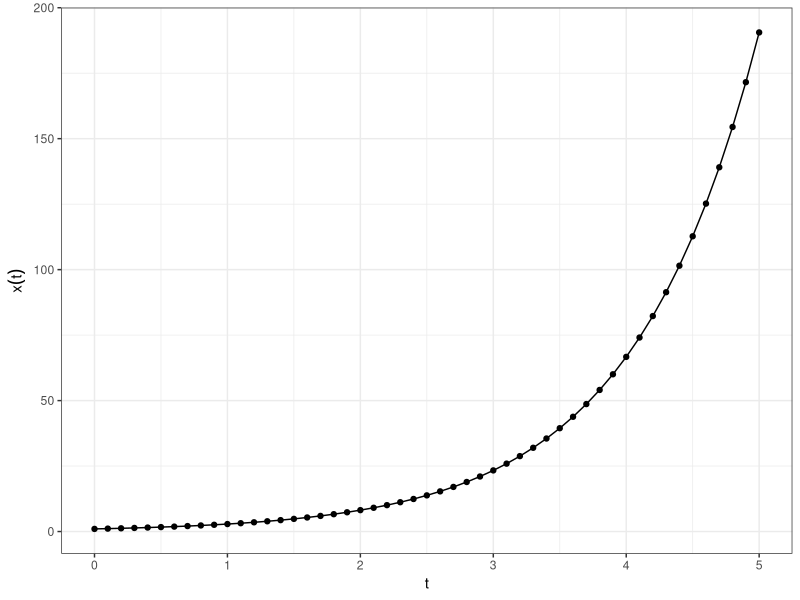

The R script that drew this image:
## ---- chunk 1
#| warning: false
#| message: false
#| echo: false
library(tidyverse) # plotting, data organization
library(deSolve) # integrate differential equations
## ---- chunk 2
exponential_growth <- function(t, x, parms){
  dxdt <- x * parms$rho
  return(list(dxdt))
}
## ---- chunk 3
THRESH <- 10^-10

exponential_growth <- function(t, x, parms){
  if(x < THRESH) x <- 0
  dxdt <- x * parms$rho
  return(list(dxdt))
}
## ---- chunk 4
x0 <- 1 # initial conditions
my_time <- seq(0, 5, by = 0.1) # we will observe the system at these times
parms <- list(rho = 1.05) # list of parameters
output <- ode(y = x0, # a) initial conditions
             times = my_time,  # b) time at which we observe the system
             func = exponential_growth, # c) function computing r.h.s. of ODEs
             parms = parms, # d) parameters of ODEs
             method = "ode45") # e) more on this later; this is a good general-purpose choice
## ---- chunk 5
output %>% 
  as.data.frame() %>% 
  ggplot() + aes(x = time, y = `1`) + 
  geom_point() + 
  geom_line() + 
  xlab("t") + 
  ylab(expression(x(t))) + 
  theme_bw()
